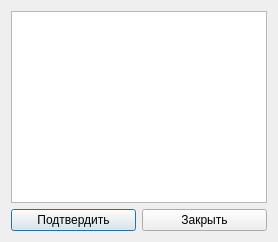
<?xml version="1.0" encoding="UTF-8"?>
<ui version="4.0">
 <class>AlertViewerForm</class>
 <widget class="QDialog" name="AlertViewerForm">
  <property name="windowTitle">
   <string>Просмотр тревожных сообщений</string>
  </property>
  <layout class="QVBoxLayout" name="mainLayout">
   <item>
    <widget class="QTableWidget" name="alertTable"/>
   </item>
   <item>
    <layout class="QHBoxLayout" name="buttonLayout">
     <item>
      <widget class="QPushButton" name="buttonAcknowledge">
       <property name="text"><string>Подтвердить</string></property>
      </widget>
     </item>
     <item>
      <widget class="QPushButton" name="buttonClose">
       <property name="text"><string>Закрыть</string></property>
      </widget>
     </item>
    </layout>
   </item>
  </layout>
 </widget>
 <resources/>
 <connections/>
</ui>
